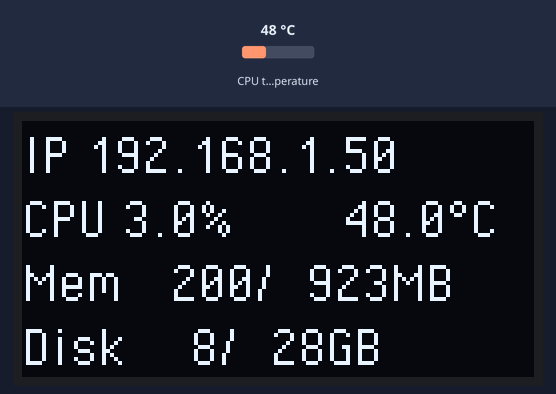
Bench run of a program on a simulated Raspberry Pi (BCM pin numbers). On the bench: 128×64 one-colour display. The inputs (shaded band) are chosen by the test bench; at power-on: CPU temperature 48 °C. System figures (address, load, memory, disk, uptime) are fixed made-up values; text uses the font file from the repository.

Above: at 1.2 s.
1.3 s: CPU temperature set to 31 °C
At 2.9 s:
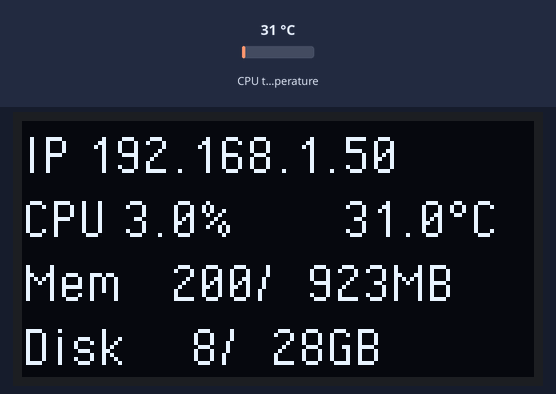
3.7 s: CPU temperature set to 44 °C
At 5.2 s:
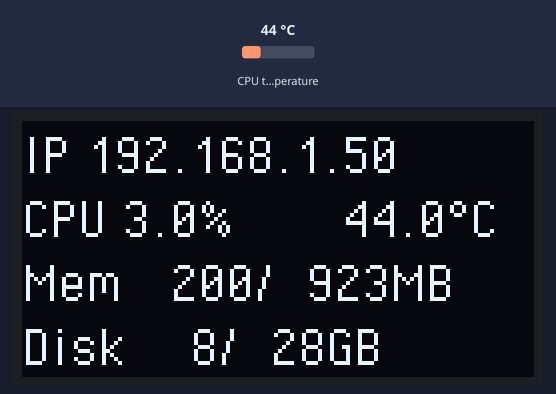
5.8 s: CPU temperature set to 58 °C
At 7.4 s:
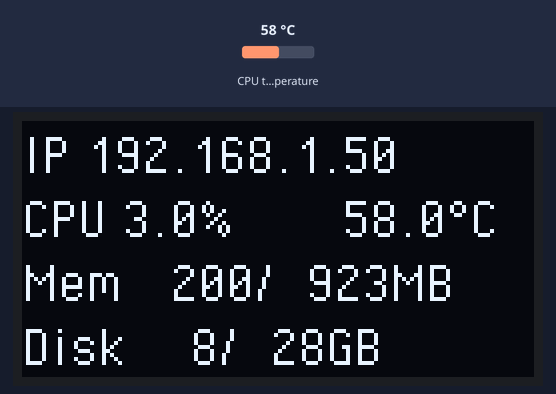
Timing chart, 0 to 8.9 s (numbered marks = the images above; inputs shaded):
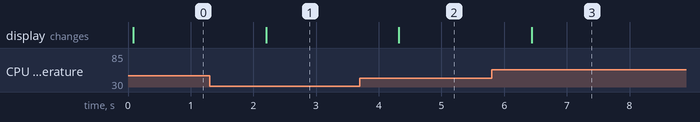

Measured:
- after the input at 1.3 s, the display: changes after 0.90 s (image 1)
- after the input at 3.7 s, the display: changes after 0.62 s (image 2)
- after the input at 5.8 s, the display: changes after 0.64 s (image 3)

The program:

monitor.py
```python
# Originally Created by: Michael Klements
# Modified by MinerAle
import time
import psutil as PS
import socket
import board
import digitalio
import adafruit_ssd1306
import gpiod
from PIL import Image, ImageDraw, ImageFont
import sys

# Constants
KB = 1024
MB = KB * 1024
GB = MB * 1024
WIDTH = 128
HEIGHT = 64
FONTSIZE = 16
LOOPTIME = 1.0

# GPIO Setup
chip = gpiod.Chip('gpiochip0')
reset_line = chip.get_line(17)  # Update this to a pin that is free

def get_ipv4_from_interface(interfacename):
    """Get IPv4 address from a specified network interface."""
    try:
        iface = PS.net_if_addrs().get(interfacename, [])
        for addr in iface:
            if addr.family == socket.AF_INET:
                return f"IP {addr.address}"
    except Exception as e:
        print(f"Error getting IP from {interfacename}: {e}")
    return "IP ?"

def signal_handler(sig, frame):
    """Handle signals to ensure proper cleanup."""
    print("Signal received, cleaning up...")
    cleanup()
    sys.exit(0)

def get_ipv4():
    """Get the first non-loopback IPv4 address."""
    for iface_name, iface_addrs in PS.net_if_addrs().items():
        if iface_name != "lo":  # Ignore loopback interface
            for addr in iface_addrs:
                if addr.family == socket.AF_INET:
                    return f"IP {addr.address}"
    return "IP ?"

def turn_off_display():
    """Turn off the display."""
    oled.fill(0)
    oled.show()

def cleanup_gpio():
    """Clean up GPIO resources."""
    reset_line.release()

def cleanup():
    """Clean up display and GPIO before exit."""
    turn_off_display()
    cleanup_gpio()

def signal_handler(sig, frame):
    """Handle signals to ensure proper cleanup."""
    cleanup()
    sys.exit(0)

# Setup I2C and OLED display
i2c = board.I2C()
oled = adafruit_ssd1306.SSD1306_I2C(WIDTH, HEIGHT, i2c, addr=0x3C)

# Create blank image for drawing
image = Image.new("1", (oled.width, oled.height))
draw = ImageDraw.Draw(image)
font = ImageFont.truetype('PixelOperator.ttf', FONTSIZE)

try:
    while True:
        # Clear the image
        draw.rectangle((0, 0, oled.width, oled.height), outline=0, fill=0)

        # Get system information
        IP = get_ipv4()
        CPU = f"CPU {PS.cpu_percent():.1f}%"

        # Handling temperature data
        temps = PS.sensors_temperatures().get('cpu_thermal', [])
        TEMP = "TEMP ?°C"
        if temps:
            cpu_temp = temps[0]
            TEMP = f"{cpu_temp.current:.1f}°C" if hasattr(cpu_temp, 'current') else "TEMP ?°C"

        mem = PS.virtual_memory()
        MemUsage = f"Mem {mem.used // MB:5}/{mem.total // MB:5}MB"
        root = PS.disk_usage("/")
        Disk = f"Disk {root.used // GB:4}/{root.total // GB:4}GB"

        # Draw text on the display
        draw.text((0, 0), IP, font=font, fill=255)
        draw.text((0, FONTSIZE), CPU, font=font, fill=255)
        draw.text((80, FONTSIZE), TEMP, font=font, fill=255)
        draw.text((0, 2 * FONTSIZE), MemUsage, font=font, fill=255)
        draw.text((0, 3 * FONTSIZE), Disk, font=font, fill=255)

        # Update display
        oled.image(image)
        oled.show()
        time.sleep(LOOPTIME)

except KeyboardInterrupt:
    cleanup()
```
